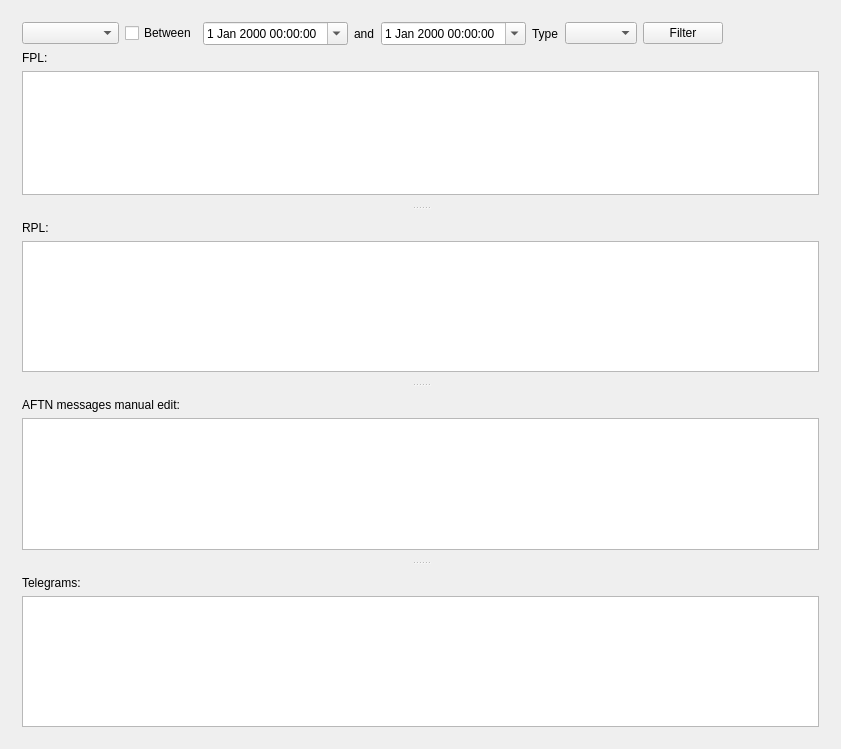
<?xml version="1.0" encoding="UTF-8"?>
<ui version="4.0">
 <class>UserActionsBrowserClass</class>
 <widget class="QWidget" name="UserActionsBrowserClass">
  <property name="geometry">
   <rect>
    <x>0</x>
    <y>0</y>
    <width>841</width>
    <height>749</height>
   </rect>
  </property>
  <property name="windowTitle">
   <string>User actions</string>
  </property>
  <layout class="QVBoxLayout" name="verticalLayout_6">
   <item>
    <widget class="QSplitter" name="splitter">
     <property name="orientation">
      <enum>Qt::Vertical</enum>
     </property>
     <widget class="QWidget" name="layoutWidget">
      <layout class="QVBoxLayout" name="verticalLayout_4">
       <item>
        <layout class="QHBoxLayout" name="horizontalLayout">
         <item>
          <widget class="QComboBox" name="userBox">
           <property name="sizePolicy">
            <sizepolicy hsizetype="MinimumExpanding" vsizetype="Fixed">
             <horstretch>0</horstretch>
             <verstretch>0</verstretch>
            </sizepolicy>
           </property>
          </widget>
         </item>
         <item>
          <widget class="QCheckBox" name="between">
           <property name="text">
            <string>Between</string>
           </property>
          </widget>
         </item>
         <item>
          <widget class="QDateTimeEdit" name="start">
           <property name="calendarPopup">
            <bool>true</bool>
           </property>
          </widget>
         </item>
         <item>
          <widget class="QLabel" name="label_2">
           <property name="sizePolicy">
            <sizepolicy hsizetype="Maximum" vsizetype="Preferred">
             <horstretch>0</horstretch>
             <verstretch>0</verstretch>
            </sizepolicy>
           </property>
           <property name="text">
            <string>and</string>
           </property>
          </widget>
         </item>
         <item>
          <widget class="QDateTimeEdit" name="end">
           <property name="calendarPopup">
            <bool>true</bool>
           </property>
          </widget>
         </item>
         <item>
          <widget class="QLabel" name="label_6">
           <property name="text">
            <string>Type</string>
           </property>
          </widget>
         </item>
         <item>
          <widget class="QComboBox" name="typeBox"/>
         </item>
         <item>
          <widget class="QPushButton" name="filterButton">
           <property name="text">
            <string>Filter</string>
           </property>
           <property name="checkable">
            <bool>true</bool>
           </property>
          </widget>
         </item>
         <item>
          <spacer name="horizontalSpacer">
           <property name="orientation">
            <enum>Qt::Horizontal</enum>
           </property>
           <property name="sizeHint" stdset="0">
            <size>
             <width>40</width>
             <height>20</height>
            </size>
           </property>
          </spacer>
         </item>
        </layout>
       </item>
       <item>
        <layout class="QVBoxLayout" name="verticalLayout_3">
         <item>
          <widget class="QLabel" name="label_3">
           <property name="text">
            <string>FPL:</string>
           </property>
          </widget>
         </item>
         <item>
          <widget class="OciQueryView" name="fplView">
           <property name="editTriggers">
            <set>QAbstractItemView::NoEditTriggers</set>
           </property>
           <property name="alternatingRowColors">
            <bool>true</bool>
           </property>
           <property name="selectionMode">
            <enum>QAbstractItemView::SingleSelection</enum>
           </property>
           <property name="selectionBehavior">
            <enum>QAbstractItemView::SelectRows</enum>
           </property>
          </widget>
         </item>
        </layout>
       </item>
      </layout>
     </widget>
     <widget class="QWidget" name="layoutWidget1">
      <layout class="QVBoxLayout" name="verticalLayout_2">
       <item>
        <widget class="QLabel" name="label_4">
         <property name="text">
          <string>RPL:</string>
         </property>
        </widget>
       </item>
       <item>
        <widget class="OciQueryView" name="rplView">
         <property name="editTriggers">
          <set>QAbstractItemView::NoEditTriggers</set>
         </property>
         <property name="alternatingRowColors">
          <bool>true</bool>
         </property>
         <property name="selectionMode">
          <enum>QAbstractItemView::SingleSelection</enum>
         </property>
         <property name="selectionBehavior">
          <enum>QAbstractItemView::SelectRows</enum>
         </property>
        </widget>
       </item>
      </layout>
     </widget>
     <widget class="QWidget" name="layoutWidget2">
      <layout class="QVBoxLayout" name="verticalLayout">
       <item>
        <widget class="QLabel" name="label_5">
         <property name="text">
          <string>AFTN messages manual edit:</string>
         </property>
        </widget>
       </item>
       <item>
        <widget class="OciQueryView" name="manView">
         <property name="editTriggers">
          <set>QAbstractItemView::NoEditTriggers</set>
         </property>
         <property name="alternatingRowColors">
          <bool>true</bool>
         </property>
         <property name="selectionMode">
          <enum>QAbstractItemView::SingleSelection</enum>
         </property>
         <property name="selectionBehavior">
          <enum>QAbstractItemView::SelectRows</enum>
         </property>
        </widget>
       </item>
      </layout>
     </widget>
     <widget class="QWidget" name="layoutWidget2_2">
      <layout class="QVBoxLayout" name="verticalLayout_5">
       <item>
        <widget class="QLabel" name="label_7">
         <property name="text">
          <string>Telegrams:</string>
         </property>
        </widget>
       </item>
       <item>
        <widget class="OciQueryView" name="telegramView">
         <property name="editTriggers">
          <set>QAbstractItemView::NoEditTriggers</set>
         </property>
         <property name="alternatingRowColors">
          <bool>true</bool>
         </property>
         <property name="selectionMode">
          <enum>QAbstractItemView::SingleSelection</enum>
         </property>
         <property name="selectionBehavior">
          <enum>QAbstractItemView::SelectRows</enum>
         </property>
        </widget>
       </item>
      </layout>
     </widget>
    </widget>
   </item>
  </layout>
 </widget>
 <layoutdefault spacing="6" margin="11"/>
 <customwidgets>
  <customwidget>
   <class>OciQueryView</class>
   <extends>QTableView</extends>
   <header>ociqueryview.h</header>
  </customwidget>
 </customwidgets>
 <tabstops>
  <tabstop>userBox</tabstop>
  <tabstop>between</tabstop>
  <tabstop>start</tabstop>
  <tabstop>end</tabstop>
  <tabstop>typeBox</tabstop>
  <tabstop>filterButton</tabstop>
  <tabstop>fplView</tabstop>
  <tabstop>rplView</tabstop>
  <tabstop>manView</tabstop>
  <tabstop>telegramView</tabstop>
 </tabstops>
 <resources/>
 <connections/>
</ui>
